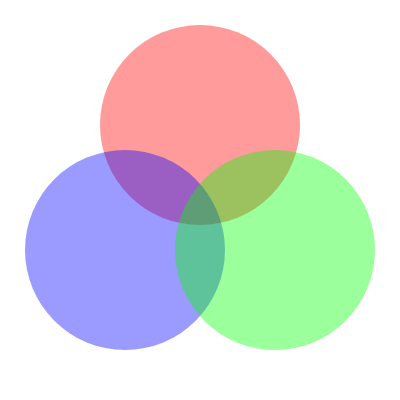
Frame 1 (no input)
Frame 60 (no input): identical to frame 1, image omitted
Frame 120 (the mouse pressed at the canvas centre since frame 60): identical to frame 1, image omitted

The p5.js sketch that drew this single still picture (run headless with seeded random() and noise() and a simulated clock; from frame 60 on, the mouse is pressed at the canvas centre):

// p5.js sketch
// ── sketch.js
function setup() {
  createCanvas(400, 400);
}

function draw() {
  background(255);
  noStroke();
  fill(255, 0, 0, 100);
  circle(200, 125, 200);
  fill(0, 0, 255, 100);
  circle(125, 250, 200);
  fill(0, 255, 0, 100);
  circle(275, 250, 200);
}
